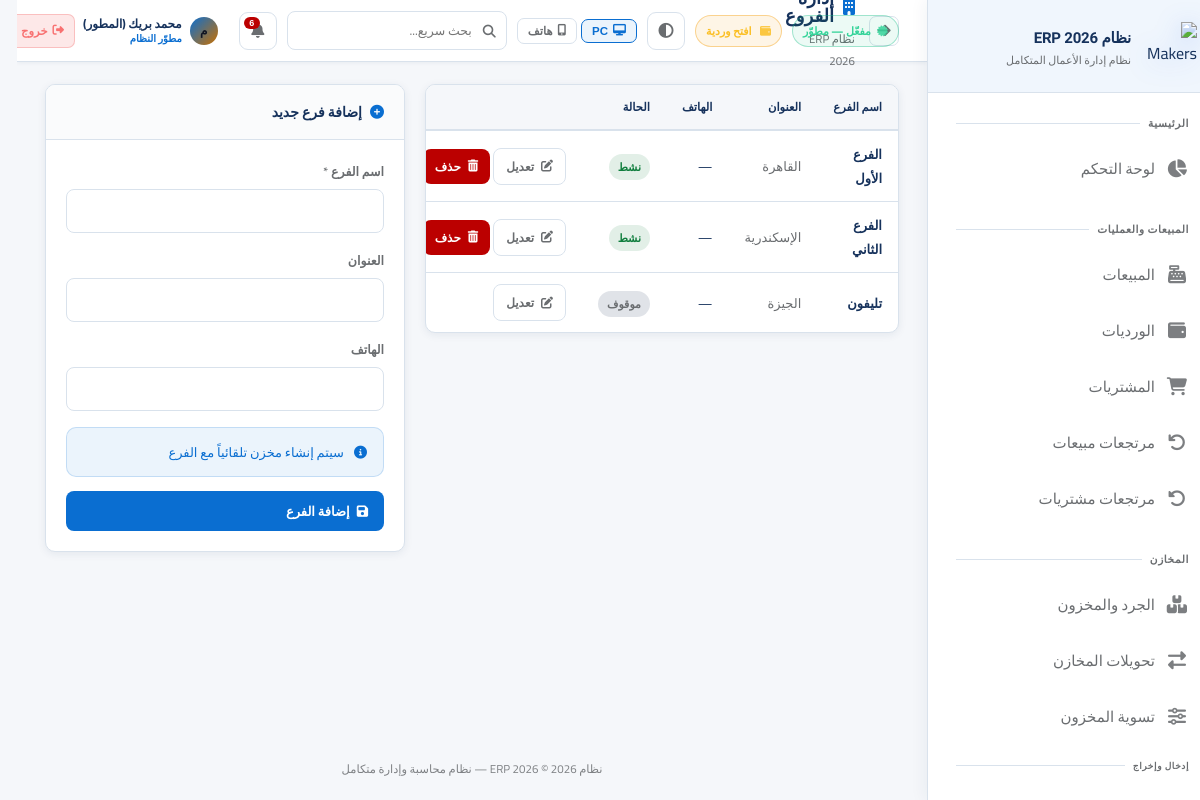
The page /settings/branches (signed in) on the database its author committed.
### app.py (models this page shows, shortened)
class AppSetting(db.Model):
    id = db.Column(db.Integer, primary_key=True)
    key = db.Column(db.String(80), unique=True, nullable=False)
    value = db.Column(db.Text)

class User(UserMixin, db.Model):
    id = db.Column(db.Integer, primary_key=True)
    username = db.Column(db.String(80), unique=True, nullable=False)
    password_hash = db.Column(db.String(256))
    full_name = db.Column(db.String(120))
    role = db.Column(db.String(20), default='user')  # developer, admin, manager, user
    branch_id = db.Column(db.Integer, db.ForeignKey('branch.id'))
    is_active = db.Column(db.Boolean, default=True)
    created_at = db.Column(db.DateTime, default=datetime.utcnow)
    last_seen = db.Column(db.DateTime, nullable=True)
    last_ip = db.Column(db.String(64), nullable=True)
    last_user_agent = db.Column(db.String(256), nullable=True)
    permissions = db.Column(db.Text)  # JSON list of permission keys; empty = استخدام صلاحيات الدور

class Branch(db.Model):
    id = db.Column(db.Integer, primary_key=True)
    name = db.Column(db.String(100), nullable=False)
    address = db.Column(db.String(200))
    phone = db.Column(db.String(20))
    is_active = db.Column(db.Boolean, default=True)
    users = db.relationship('User', backref='branch', lazy=True)
    warehouses = db.relationship('Warehouse', backref='branch', lazy=True)

### app.py (the view)
@app.route('/settings/branches')
@login_required
@admin_required
def branches():
    branches = Branch.query.all()
    return render_template('branches.html', branches=branches)

### templates/branches.html (shortened to what this page needs)
{% extends 'base.html' %}
{% set block_icon = 'fas fa-building' %}
{% block content %}
<div style="display:grid;grid-template-columns:1fr 360px;gap:20px;align-items:start;" class="branches-page-grid">
<div class="card"><div class="table-container"><table>
    <thead><tr><th>اسم الفرع</th><th>العنوان</th><th>الهاتف</th><th>الحالة</th><th style="width:200px;"></th></tr></thead>
    <tbody>
        {% for b in branches %}
        <tr>
            <td style="font-weight:700;">{{ b.name }}</td>
            <td style="color:var(--text-muted);">{{ b.address or '—' }}</td>
            <td>{{ b.phone or '—' }}</td>
            <td><span class="badge {{ 'badge-success' if b.is_active else 'badge-secondary' }}">{{ 'نشط' if b.is_active else 'موقوف' }}</span></td>
            <td style="white-space:nowrap;">
                <a href="{{ url_for('edit_branch', id=b.id) }}" class="btn btn-sm btn-outline"><i class="fas fa-edit"></i> تعديل</a>
                {% if b.is_active and can('record_delete') %}
                <form method="POST" action="{{ url_for('delete_branch', id=b.id) }}" style="display:inline;" onsubmit="return confirm('إيقاف الفرع والمخازن التابعة؟');">
                    <button type="submit" class="btn btn-sm btn-danger"><i class="fas fa-trash-alt"></i> حذف</button>
                </form>
                {% endif %}
            </td>
        </tr>
        {% else %}
        <tr><td colspan="5"><div class="empty-state"><i class="fas fa-building"></i><h3>لا توجد فروع</h3></div></td></tr>
        {% endfor %}
    </tbody>
</table></div></div>
<div class="card">
    <div class="card-header"><div class="card-title"><i class="fas fa-plus-circle"></i> إضافة فرع جديد</div></div>
    <div class="card-body">
        <form method="POST" action="{{ url_for('add_branch') }}">
            <div class="form-group"><label class="form-label">اسم الفرع *</label><input type="text" name="name" class="form-control" required></div>
            <div class="form-group"><label class="form-label">العنوان</label><input type="text" name="address" class="form-control"></div>
            <div class="form-group"><label class="form-label">الهاتف</label><input type="text" name="phone" class="form-control"></div>
            <div class="alert alert-info"><i class="fas fa-info-circle"></i> سيتم إنشاء مخزن تلقائياً مع الفرع</div>
            <button type="submit" class="btn btn-primary" style="width:100%;"><i class="fas fa-save"></i> إضافة الفرع</button>
        </form>
    </div>
</div>
</div>
{% endblock %}

### templates/base.html (shortened to what this page needs)
<!DOCTYPE html>
<html lang="ar" dir="rtl" data-theme="fiori" data-layout-default="{{ layout_max_width | default('1400px') }}">
<head>
    <link rel="stylesheet" href="https://cdnjs.cloudflare.com/ajax/libs/font-awesome/6.5.0/css/all.min.css">
    <link rel="stylesheet" href="{{ url_for('static', filename='css/style.css') }}">
</head>
<body>
<aside class="sidebar sidebar-enterprise" id="sidebar">
    <div class="sidebar-logo">
        <div class="logo-icon">
            <img src="{{ url_for('static', filename='img/logo-makers-erp-3d.png') }}" alt="Makers ERP">
        </div>
        <div class="logo-text">
            <div class="name">{{ app_brand_title | default('النظام المحاسبي الذكي ERP') }}</div>
            <div class="sub">نظام إدارة الأعمال المتكامل</div>
        </div>
    </div>
    <nav class="sidebar-nav" id="sidebarNav" style="display:flex;flex-direction:column;padding-bottom:8px;">
        <div class="nav-section">
            <div class="nav-label">الرئيسية</div>
            {% if can('dashboard') %}
            <a href="{{ url_for('dashboard') }}" class="nav-link {% if request.endpoint=='dashboard' %}active{% endif %}">
                <i class="fas fa-chart-pie"></i><span class="label">لوحة التحكم</span>
            </a>
            {% endif %}
        </div>
        {% if can('sales') or can('purchases') or can('returns') %}
        <div class="nav-section">
            <div class="nav-label">المبيعات والعمليات</div>
            {% if can('sales') %}
            <a href="{{ url_for('sales') }}" class="nav-link ">
                <i class="fas fa-cash-register"></i><span class="label">المبيعات</span>
            </a>
            {% endif %}
            {% if can('shifts') %}
            <a href="{{ url_for('shifts') }}" class="nav-link {% if 'shift' in (request.endpoint or '') %}active{% endif %}">
                <i class="fas fa-wallet"></i><span class="label">الورديات</span>
            </a>
            {% endif %}
            {% if can('purchases') %}
            <a href="{{ url_for('purchases') }}" class="nav-link {% if 'purchase' in (request.endpoint or '') and 'return' not in (request.endpoint or '') and 'report' not in (request.endpoint or '') %}active{% endif %}">
                <i class="fas fa-shopping-cart"></i><span class="label">المشتريات</span>
            </a>
            {% endif %}
            {% if can('returns') %}
            <a href="{{ url_for('sale_returns') }}" class="nav-link {% if request.endpoint in ['sale_returns','new_sale_return'] %}active{% endif %}">
                <i class="fas fa-undo"></i><span class="label">مرتجعات مبيعات</span>
            </a>
            <a href="{{ url_for('purchase_returns') }}" class="nav-link {% if request.endpoint in ['purchase_returns','new_purchase_return'] %}active{% endif %}">
                <i class="fas fa-undo-alt"></i><span class="label">مرتجعات مشتريات</span>
            </a>
            {% endif %}
        </div>
        {% endif %}
        {% if can('inventory') or can('transfers') or can('adjust_stock') %}
        <div class="nav-section">
            <div class="nav-label">المخازن</div>
            {% if can('inventory') %}
            <a href="{{ url_for('inventory') }}" class="nav-link {% if request.endpoint=='inventory' %}active{% endif %}">
                <i class="fas fa-boxes"></i><span class="label">الجرد والمخزون</span>
            </a>
            {% endif %}
            {% if can('transfers') %}
            <a href="{{ url_for('transfers') }}" class="nav-link {% if 'transfer' in (request.endpoint or '') %}active{% endif %}">
                <i class="fas fa-exchange-alt"></i><span class="label">تحويلات المخازن</span>
            </a>
            {% endif %}
            {% if can('adjust_stock') %}
            <a href="{{ url_for('adjust_stock') }}" class="nav-link {% if request.endpoint=='adjust_stock' %}active{% endif %}">
                <i class="fas fa-sliders-h"></i><span class="label">تسوية المخزون</span>
            </a>
            {% endif %}
            {% if can('inventory') %}
            <div class="nav-label" style="padding-top:10px;font-size:9px;">إدخال وإخراج</div>
            <a href="{{ url_for('inventory_memos_list') }}" class="nav-link ">
            </a>
            {% endif %}
        </div>
        {% endif %}
    </nav>
</aside>
<main class="main-content">
    <div class="topbar">
        <div style="display:flex;align-items:center;gap:14px;">
            <button type="button" onclick="history.back()" class="icon-btn" title="رجوع" style="font-size:15px;flex-shrink:0;"><i class="fas fa-arrow-right"></i></button>
            <div>
                <div class="page-title"><i class="{{ block_icon | default('fas fa-home') }}"></i>{% block page_title %}الرئيسية{% endblock %}</div>
                <div class="breadcrumb">{% block breadcrumb %}{{ app_brand_title }}{% endblock %}</div>
            </div>
        </div>
        <div class="topbar-right">
            {% if subscription_status %}
            <span class="sub-pill {% if subscription_status.kind in ('developer','permanent') %}ok{% elif subscription_status.kind in ('expired','none') %}bad{% else %}warn{% endif %}" title="حالة الاشتراك / الترخيص">
                <i class="fas fa-certificate" style="margin-left:6px;opacity:.85;"></i>{{ subscription_status.line }}
            </span>
            {% endif %}
            {% if current_open_shift %}
            <a href="{{ url_for('shift_detail', id=current_open_shift.id) }}" class="sub-pill ok" title="لديك وردية مفتوحة" style="text-decoration:none;">
                <i class="fas fa-wallet" style="margin-left:6px;opacity:.85;"></i> وردية مفتوحة
            </a>
            {% elif can('shifts') %}
            <a href="{{ url_for('open_shift') }}" class="sub-pill warn" title="لا توجد وردية مفتوحة" style="text-decoration:none;">
                <i class="fas fa-wallet" style="margin-left:6px;opacity:.85;"></i> افتح وردية
            </a>
            {% endif %}
            <button type="button" class="theme-toggle" onclick="erpToggleTheme()" title="تبديل الثيم (Fiori / فاتح / داكن)"><i class="fas fa-adjust"></i></button>
            <div class="erp-device-layout-tools" style="display:flex;align-items:center;gap:4px;flex-shrink:0;" title="وضع العرض — يُحفظ على هذا الجهاز فقط">
                <button type="button" id="btnLayoutPC" onclick="erpSetLayout('pc')" title="عرض PC"
                    style="display:flex;align-items:center;gap:5px;padding:5px 10px;border-radius:7px;font-size:11.5px;font-weight:700;
                           border:1px solid var(--border);background:transparent;color:var(--text-muted);cursor:pointer;transition:all .18s;">
                    <i class="fas fa-desktop"></i> PC
                </button>
                <button type="button" id="btnLayoutPhone" onclick="erpSetLayout('phone')" title="عرض هاتف"
                    style="display:flex;align-items:center;gap:5px;padding:5px 10px;border-radius:7px;font-size:11.5px;font-weight:700;
                           border:1px solid var(--border);background:transparent;color:var(--text-muted);cursor:pointer;transition:all .18s;">
                    <i class="fas fa-mobile-alt"></i> هاتف
                </button>
            </div>
            <div style="position:relative;" id="globalSearchWrapper">
                <div style="position:relative;">
                    <i class="fas fa-search" style="position:absolute;right:11px;top:50%;transform:translateY(-50%);color:var(--text-muted);font-size:13px;pointer-events:none;"></i>
                    <input type="text" id="globalSearchInput" placeholder="بحث سريع..." autocomplete="off"
                        style="width:220px;padding:7px 34px 7px 12px;background:rgba(255,255,255,.04);border:1px solid var(--border);
                               border-radius:8px;color:var(--text);font-family:Cairo,sans-serif;font-size:12.5px;transition:all .2s;"
                        onfocus="this.style.borderColor='var(--accent)';this.style.width='280px'"
                        onblur="setTimeout(()=>{this.style.borderColor='';this.style.width='220px';closeGlobalSearch()},200)">
                </div>
            </div>
            <div style="position:relative;" id="notifWrapper">
                <button class="notif-btn" onclick="toggleNotif()" title="الإشعارات">
                    <i class="fas fa-bell"></i>
                    <span class="notif-count" id="notifCount"></span>
                </button>
            </div>
            <div style="display:flex;align-items:center;gap:8px;padding:4px 10px;border-radius:10px;
                        background:rgba(255,255,255,.05);border:1px solid rgba(255,255,255,.09);
                        backdrop-filter:blur(12px);-webkit-backdrop-filter:blur(12px);flex-shrink:0;">
                <div style="width:28px;height:28px;border-radius:50%;background:linear-gradient(135deg,var(--accent),#c97000);
                            display:flex;align-items:center;justify-content:center;font-size:12px;font-weight:800;color:#0f1422;flex-shrink:0;">
                </div>
                <div style="line-height:1.3;min-width:0;">
                    <div style="font-size:12px;font-weight:700;color:var(--text);white-space:nowrap;overflow:hidden;text-overflow:ellipsis;max-width:100px;">
                        {{ current_user.full_name or current_user.username }}
                    </div>
                    <div style="font-size:10px;color:var(--accent);font-weight:600;">
                        {% if current_user.role=='developer' %}مطوّر النظام
                        {% elif current_user.role=='admin' %}مدير النظام
                        {% elif current_user.role=='manager' %}مشرف
                        {% else %}مستخدم{% endif %}
                    </div>
                </div>
                <a href="{{ url_for('logout') }}" title="تسجيل الخروج"
                   style="display:flex;align-items:center;gap:5px;padding:5px 10px;border-radius:7px;
                          background:rgba(239,68,68,.12);border:1px solid rgba(239,68,68,.25);
                          color:#f87171;font-size:11.5px;font-weight:700;text-decoration:none;white-space:nowrap;
                          transition:all .18s;flex-shrink:0;"
                   onmouseover="this.style.background='rgba(239,68,68,.22)';this.style.borderColor='rgba(239,68,68,.5)'"
                   onmouseout="this.style.background='rgba(239,68,68,.12)';this.style.borderColor='rgba(239,68,68,.25)'">
                    <i class="fas fa-sign-out-alt"></i> خروج
                </a>
            </div>
        </div>
    </div>
    <div class="content fade-in">
        {% block content %}{% endblock %}
    </div>
    <div class="app-footer-note">{{ app_brand_title }} © 2026 — نظام محاسبة وإدارة متكامل</div>
</main>
</body>
</html>

### rows shown on the page
AppSetting: value "نظام ERP 2026"
User: full_name "محمد بريك (المطور)"
Branch: name "الفرع الأول", address "القاهرة", is_active "نشط"
Branch: name "الفرع الثاني", address "الإسكندرية", is_active "نشط"
Branch: name "تليفون", address "الجيزة", is_active "موقوف"

### other values the page prints
{{ subscription_status.line }} "مفعّل — مطوّر"
